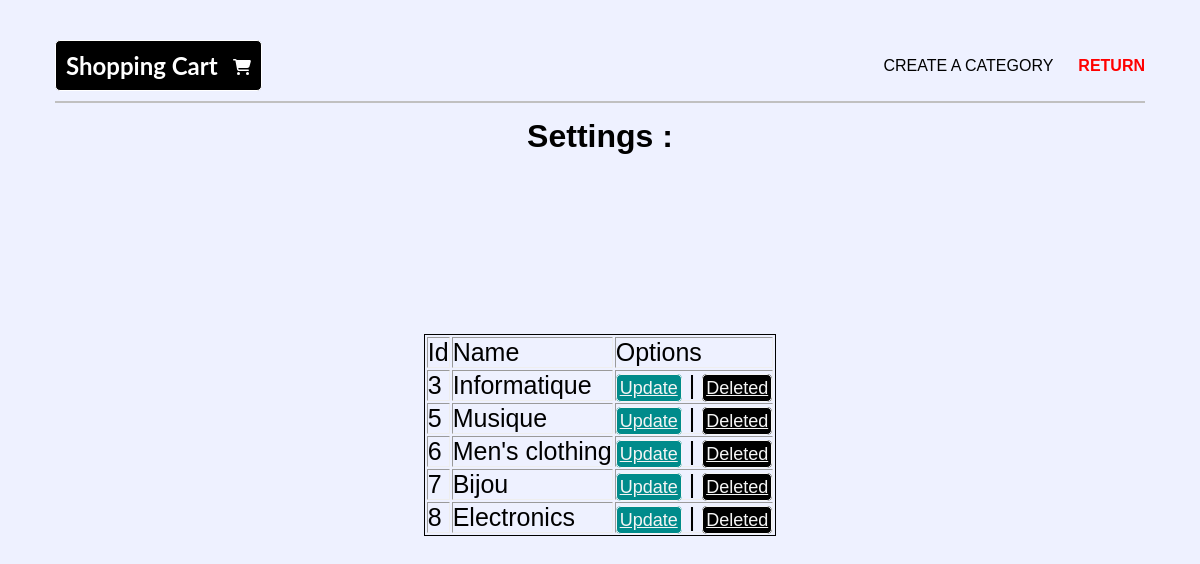
Page /shopping_cart/settings_categories on the earlier database version.
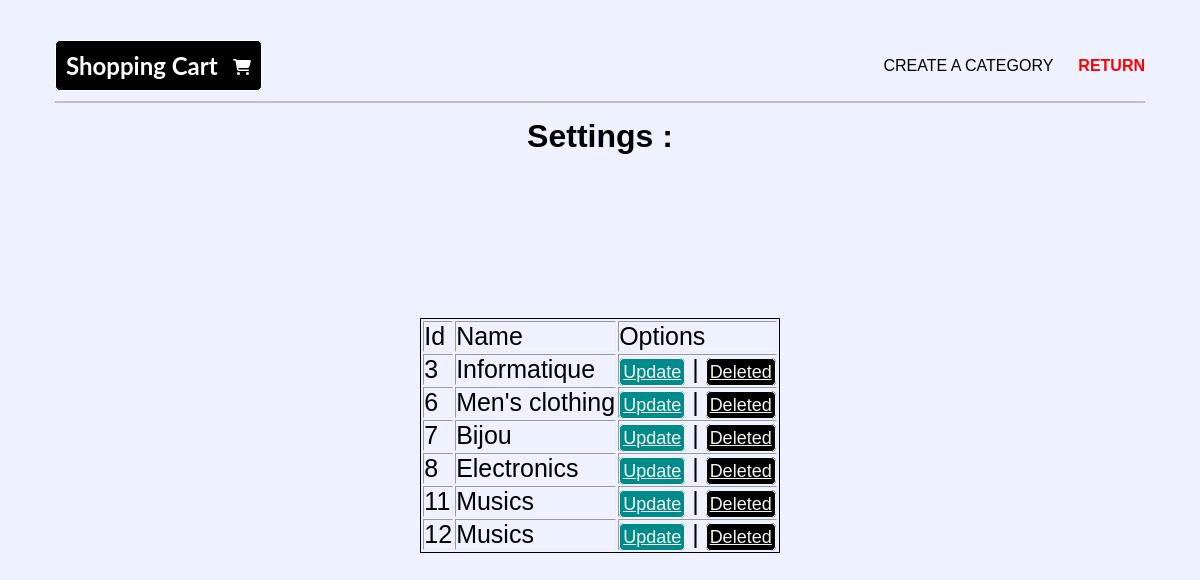
Same page on the later database version.
### shopping_cart_app/models.py (models this page shows, shortened)
class Category(models.Model):
    name = models.CharField(max_length=100)
    views = models.BooleanField(default=True)

### shopping_cart_app/views.py (the view)
# urls.py: path('settings_categories' , views.SettingsCategoriesViews , name="settings_categories"),
def SettingsCategoriesViews(request):
    categories = Category.objects.all()
    return render(request , "shopping_cart/settings_categories.html" , {"categories":categories})

### shopping_cart_app/templates/shopping_cart/settings_categories.html (shortened to what this page needs)
<!DOCTYPE html>
<html lang="en">
<head>
    {% load static %}
    <link rel="stylesheet" href="{% static 'shopCart/form_cat.css' %}">
</head>
<body>
    <nav class="navbar">
        <div class="logo">
            <h1>Shopping Cart</h1>
            <div>
            </div>
        </div>
        <ul>
            <li>
                <a href="{% url 'shopCart:create_category' %}">create a category</a>
            </li>
            <li>
                <a class="return-home" href="{% url 'shopCart:settings' %}">Return</a>
            </li>
        </ul>
    </nav>
    <h1 style="text-align: center;">Settings :</h1>
    <div class="main">
        <table style="font-size: 25px; border:solid 1px" border="1">
            <thead>
                <tr>
                    <td>Id</td>
                    <td>Name</td>
                    <td>Options</td>
                </tr>
            </thead>
            <tbody>
                {% for category in categories %}
                    <tr>
                        <td> {{category.id}} </td>
                        <td> {{category.name}} </td>
                        <td> <a style="border: solid 1px;background-color: darkcyan; color: whitesmoke; padding:3px; font-size:18px; border-radius: 5px;" href="{% url 'shopCart:update_category' category.id %}">Update</a> | <a style="border: solid 1px;background-color: black; color: whitesmoke; padding:3px; font-size:18px; border-radius: 5px; " href="{% url 'shopCart:delete_category' category.id %}">Deleted</a> </td>
                    </tr>
                {% endfor %}
            </tbody>
        </table>
    </div>
</body>
</html>

Differences in the rows shown:
removed Category: id "5", name "Musique"
added Category: id "11", name "Musics"
added Category: id "12", name "Musics"
